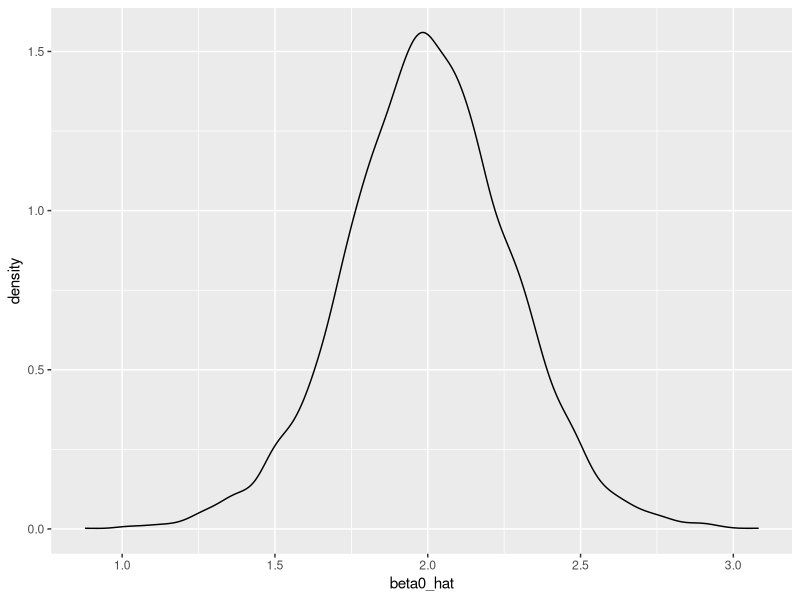
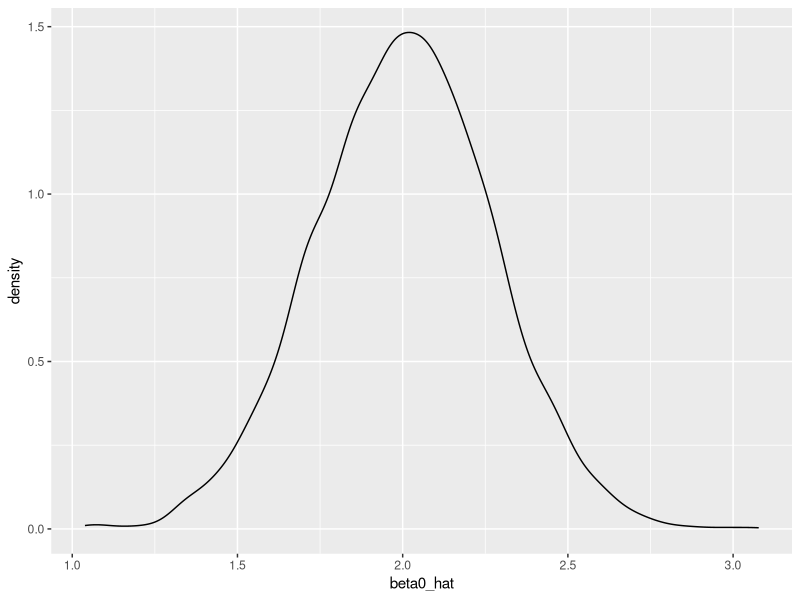
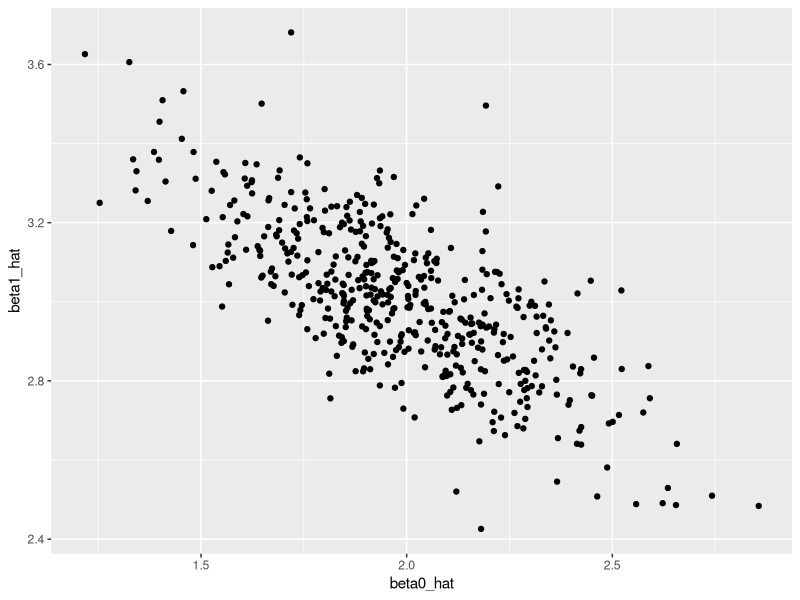
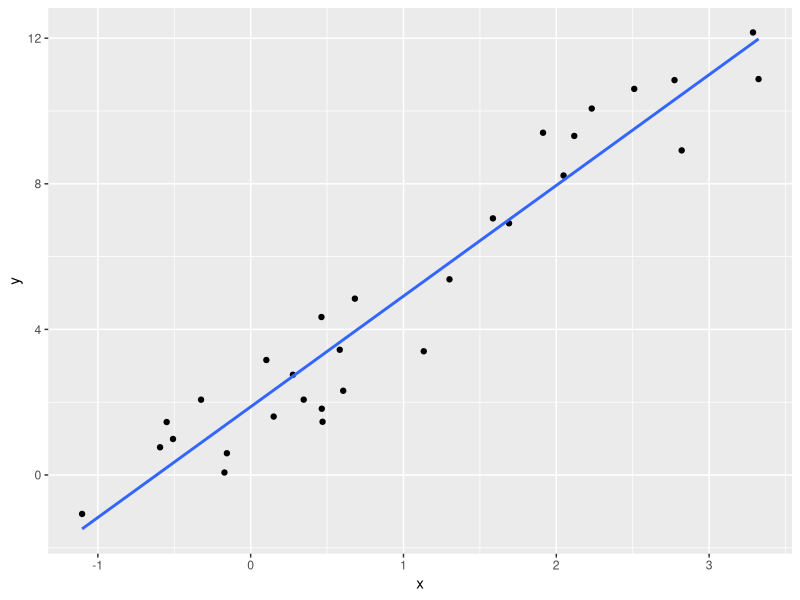
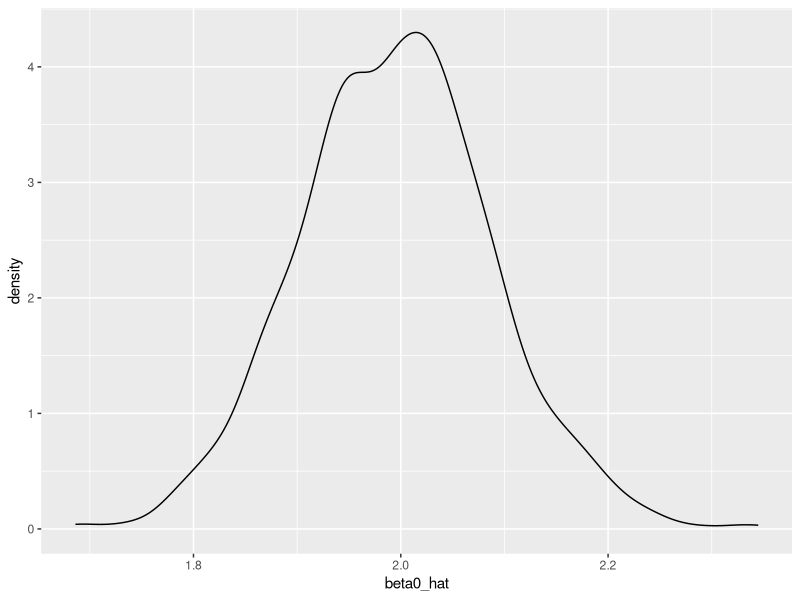

Write R code to recreate these figures, in order.
## ---- chunk 1
knitr::opts_chunk$set(echo = TRUE)
## ---- chunk 2
library(tidyverse)
## ---- chunk 3
set.seed(1)
sim_regression = function(n, beta0 = 2, beta1 = 3) {
  
  sim_data = tibble(
    x = rnorm(n, mean = 1, sd = 1),
    y = beta0 + beta1 * x + rnorm(n, 0, 1)
  )
  
  ls_fit = lm(y ~ x, data = sim_data)
  
  tibble(
    beta0_hat = coef(ls_fit)[1],
    beta1_hat = coef(ls_fit)[2]
  )
}
## ---- chunk 4
sim_regression(n = 30)
## ---- chunk 5
output = vector("list",length = 5000)

for(i in 1:5000){
  output[[i]] = sim_regression(n = 30)
}
bind_rows(output) %>% 
  ggplot(aes(x = beta0_hat))+
    geom_density()
## ---- chunk 6
output = rerun(5000,sim_regression(n = 30)) # rerun is a function
 bind_rows(output) %>% 
  ggplot(aes(x = beta0_hat))+
    geom_density()
## ---- chunk 7
sim_results = 
  rerun(500, sim_regression(30, 2, 3)) %>% 
  bind_rows()
 
 sim_results %>% 
   ggplot(aes(x = beta0_hat,y = beta1_hat))+
    geom_point()
## ---- chunk 8
sim_data = tibble(
  x = rnorm(30,mean = 1,sd = 1),
  y = 2+3*x+rnorm(30,0,1)
)

sim_data %>% 
  ggplot(aes(x = x,y = y))+
  geom_point()+
  stat_smooth(method = "lm",se = FALSE)
## ---- chunk 9
sim_results %>% 
  gather(key = parameter, value = estimate, beta0_hat:beta1_hat) %>% 
  group_by(parameter) %>% 
  summarize(emp_mean = mean(estimate),
            emp_var = var(estimate)) %>% 
  knitr::kable(digits = 3)
## ---- chunk 10
n_list = list("n_30"  = 30, 
              "n_60"  = 60, 
              "n_120" = 120, 
              "n_240" = 240)

output = vector("list", length = 4)# run for each sample size

for (i in 1:4){
  output[[i]] = rerun(1000,sim_regression(n = n_list[[i]])) %>% 
  bind_rows
}

output[[4]] %>% 
  ggplot(aes(x = beta0_hat))+geom_density()
## ---- chunk 11
sim_results = 
  tibble(
  sample_size = c(30,60,120,240)
) %>% 
  mutate(
    output_list = map(.x = sample_size,~rerun(1000,sim_regression(n = .x))),output_df = map(output_list,bind_rows)) %>% 
  select(-output_list) %>% 
  unnest(output_df)
## ---- chunk 12
sim_results %>% 
  group_by(sample_size) %>% 
  summarize(var_b1 = var(beta1_hat))
